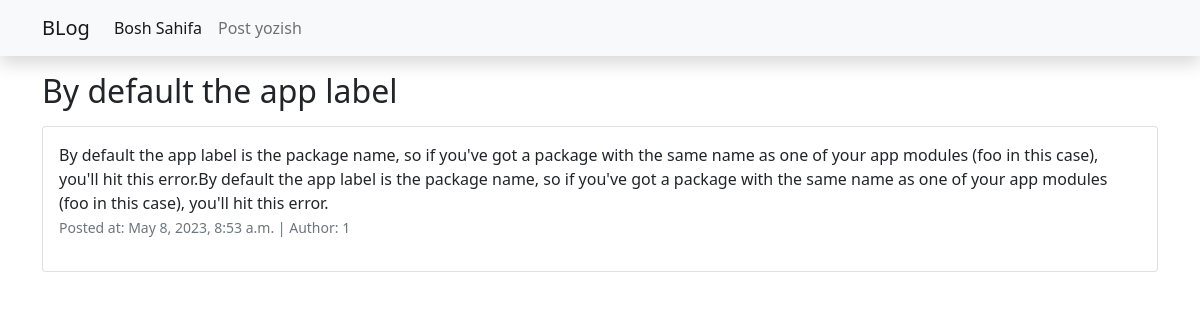
/6/, run on the app's committed database.
### posts/models.py (models this page shows, shortened)
class Post(models.Model):
    author = models.ForeignKey(User, on_delete=models.CASCADE)
    title = models.CharField(max_length=50)
    body = models.TextField()
    created = models.DateTimeField(auto_now_add=True)
    updated = models.DateTimeField(auto_now=True)
    class Meta:
        ordering = ['-id']

### posts/views.py (the view)
# urls.py: path('<int:pk>/', PostDetailView.as_view(), name="detail"),
class PostDetailView(generic.DetailView):
    model = Post
    template_name = 'detail.html'
    context_object_name = 'post'

### templates/detail.html (shortened to what this page needs)
{% extends "base.html" %}
{% block content %}
    <h2 class="mt-3" >{{post.title}}</h2>
    <div class="card mt-3 ">
        <div class="card-body">
            {{post.body}}
            <p> <small class="text-muted" > Posted at: {{post.created}} | Author: {{post.author}} </small> </p>
      </div>
    </div>
{% endblock %}

### data on the page
Post: title "By default the app label", body "By default the app label is the package name, so if you've got a package with the same name as one of your app modules (foo in this case), you'll hit this error.By default the app label is the package name, so if you've got a package with the same name as one of your app modules (foo in this case), you'll hit this error.", created "May 8, 2023, 8:53 a.m.", author "1"
